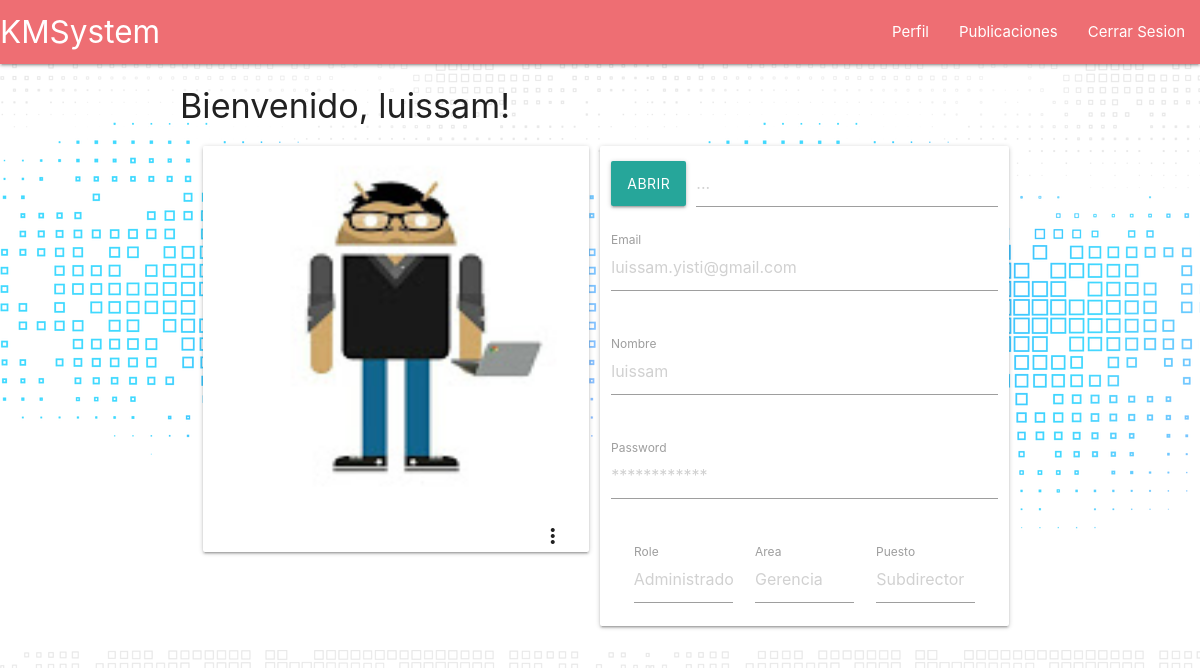
Screenshot of /profile (signed in) with the database file from the repository.
### models.py (models this page shows)
class UsuarioModel(UserMixin, db.Model):
    __tablename__ = 'usuario'
    id = db.Column(db.Integer, primary_key=True)
    email = db.Column(db.String(100), unique=True)
    password = db.Column(db.String(100))
    name = db.Column(db.String(1000))
    id_area = db.Column(db.Integer, db.ForeignKey(
        AreaModel.id), nullable=False)
    id_puesto = db.Column(db.Integer, db.ForeignKey(
        PuestoModel.id), nullable=False)
    id_role = db.Column(db.Integer, db.ForeignKey(
        RoleModel.id), nullable=False)

### main.py (the view)
@main.route('/profile')
@login_required
def profile():
    return render_template('profile.html', user=current_user)

### __init__.py (called while the page is built)
def create_app():
    app = Flask(__name__)
    app.config['SQLALCHEMY_DATABASE_URI'] = 'sqlite:///db.sqlite'
    app.config['SQLALCHEMY_TRACK_MODIFICATIONS'] = True
    app.config['SECRET_KEY'] = 'some-secret-string'
    db.init_app(app)
    login_manager = LoginManager()
    login_manager.login_view = 'auth.login'
    login_manager.init_app(app)
    from .models import UsuarioModel
    @app.before_first_request
    def create_tables():
        db.create_all()
    @login_manager.user_loader
    def load_user(user_id):
        return UsuarioModel.query.get(int(user_id))
    from .auth import auth as auth_blueprint
    app.register_blueprint(auth_blueprint)
    from .main import main as main_blueprint
    app.register_blueprint(main_blueprint)
    return app

### templates/profile.html (shortened to what this page needs)
{% extends "base.html" %} {% block content %}
<h4 class="title">Bienvenido, {{ user.name }}!</h4>
<div class="row">
  <div class="col s12">
    <div class="col s6">
      <div class="card">
        <div class="card-image waves-effect waves-block waves-light">
          <img width="50" height="350" class="activator" src="/static/0bb6cdb7-1d23-4a2f-b728-73647e58a69c.jpg" />
        </div>
        <div class="card-content">
          <span class="card-title activator grey-text text-darken-4">{{ name }}<i
              class="material-icons right">more_vert</i></span>
        </div>
      </div>
    </div>
    <div class="col s6 card-panel">
        <form action="#">
            <div class="file-field input-field">
              <div class="btn">
                <span>Abrir</span>
              </div>
              <div class="file-path-wrapper">
                  <input class="file-path validate" type="text" placeholder="...">
                </div>
            </div>
            <div class="row">
              <div class="control input-field col s12">
                <input type="email" name="email" placeholder="{{user.email}}"/>
                <label for="email">Email</label>
              </div>
            </div>
              <div class="row">
                <div class="control input-field col s12">
                  <input type="text" name="nombre" placeholder="{{user.name}}"/>
                  <label for="nombre">Nombre</label>
                </div>
              </div>
                <div class="row">
                  <div class="control input-field col s12">
                    <input type="password" name="password" placeholder="************" />
                    <label for="password">Password</label>
                  </div>
                </div>
                <div class="col s12">
                  <div class="control input-field col s4">
                    <input type="text" name="role" placeholder="{{user.id_role}}" text="{{user.id_role}}" />
                    <label for="role">Role</label>
                  </div>
                  <div class="control input-field col s4">
                    <input type="text" name="area" placeholder="{{user.id_area}}" />
                    <label for="area">Area</label>
                  </div>
                  <div class="control input-field col s4">
                    <input type="text" name="puesto" placeholder="{{user.id_puesto}}" />
                    <label for="puesto">Puesto</label>
                  </div>
                </div>
          </form>
    </div>
  </div>
</div>
{% endblock %}

### rows the page displays
UsuarioModel: name "luissam", email "luissam.yisti@gmail.com", nombre "luissam", role "Administrador", area "Gerencia", puesto "Subdirector"
